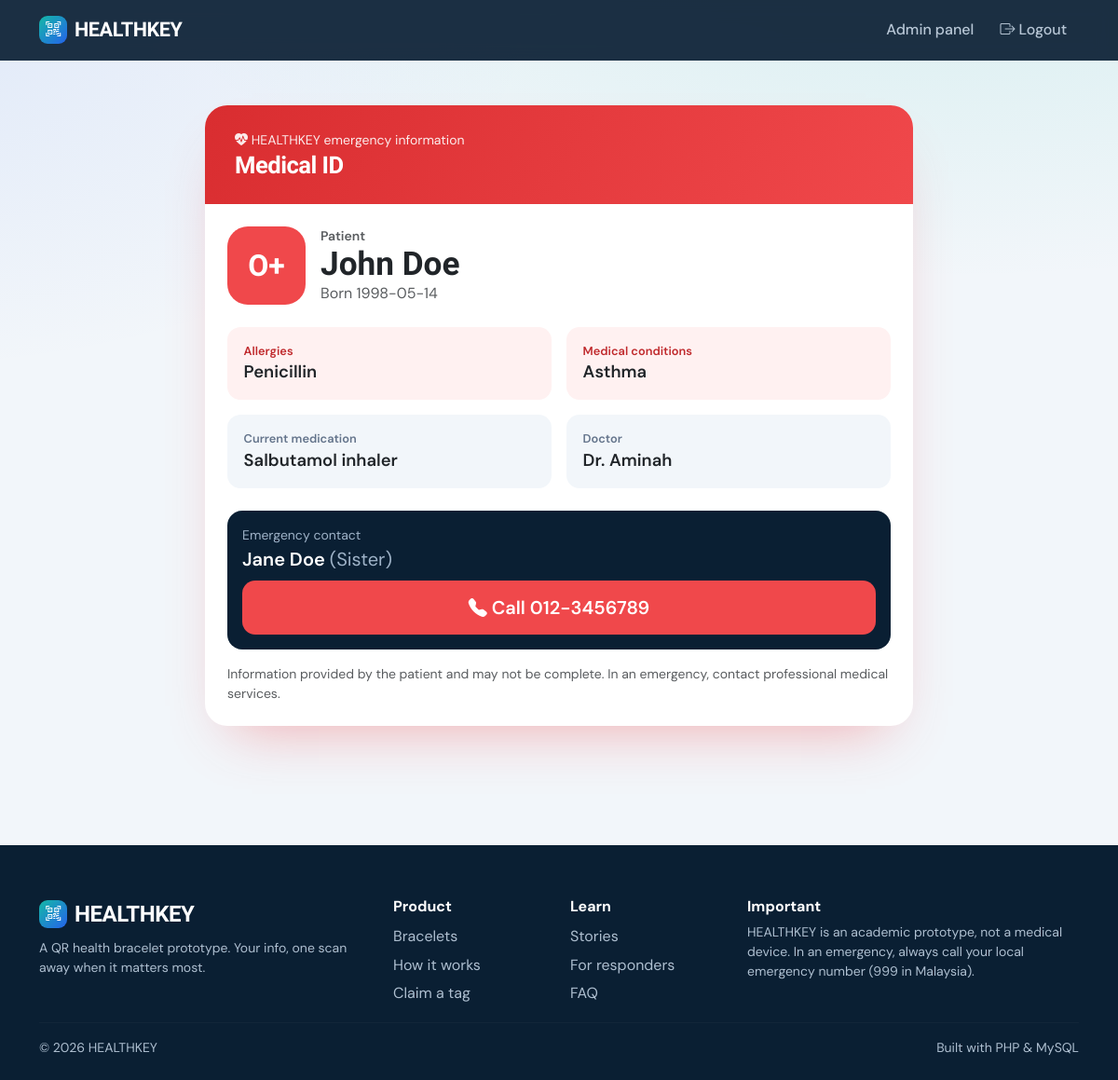
The app's page /scan.php?token=0123456789abcdef0123456789abcdef0123456789abcdef0123456789abcdef (signed in) with its own data.
### tables this page shows
CREATE TABLE patient_profiles(id INT AUTO_INCREMENT PRIMARY KEY,user_id INT NOT NULL UNIQUE,date_of_birth DATE,blood_type VARCHAR(5),allergies TEXT,medical_conditions TEXT,medications TEXT,emergency_contact_name VARCHAR(100),emergency_contact_phone VARCHAR(30),emergency_contact_relationship VARCHAR(50),doctor_name VARCHAR(100),additional_notes TEXT,share_notes TINYINT DEFAULT 0,created_at TIMESTAMP DEFAULT CURRENT_TIMESTAMP,updated_at TIMESTAMP DEFAULT CURRENT_TIMESTAMP ON UPDATE CURRENT_TIMESTAMP,FOREIGN KEY(user_id) REFERENCES users(id) ON DELETE CASCADE);

CREATE TABLE users(id INT AUTO_INCREMENT PRIMARY KEY,name VARCHAR(100) NOT NULL,email VARCHAR(150) NOT NULL UNIQUE,password VARCHAR(255) NOT NULL,phone VARCHAR(30),role ENUM('user','admin','superadmin') NOT NULL DEFAULT 'user',is_active TINYINT DEFAULT 1,created_at TIMESTAMP DEFAULT CURRENT_TIMESTAMP,updated_at TIMESTAMP DEFAULT CURRENT_TIMESTAMP ON UPDATE CURRENT_TIMESTAMP);

### includes/database.php (called while the page is built)
<?php
function db(){static $p;if(!$p){$p=new PDO('mysql:host='.DB_HOST.';dbname='.DB_NAME.';charset=utf8mb4',DB_USER,DB_PASS,[PDO::ATTR_ERRMODE=>PDO::ERRMODE_EXCEPTION,PDO::ATTR_DEFAULT_FETCH_MODE=>PDO::FETCH_ASSOC]);}return $p;}
function q($sql,$a=[]){$s=db()->prepare($sql);$s->execute($a);return $s;}

### includes/functions.php (called while the page is built, shortened)
<?php
function e($v){return htmlspecialchars((string)$v,ENT_QUOTES,'UTF-8');}

### scan.php (the view)
<?php require 'includes/bootstrap.php';
$t=strtolower($_GET['token']??'');$err=null;$r=null;
if(!preg_match('/^[a-f0-9]{64}$/',$t))$err='This HEALTHKEY QR code is invalid.';
else{$r=q('SELECT * FROM qr_codes WHERE unique_token=?',[$t])->fetch();
 if(!$r||!$r['user_id'])$err='This HEALTHKEY QR code is invalid.';
 elseif($r['status']!=='active')$err='This HEALTHKEY QR code is currently inactive.';}
$p=null;
if(!$err){$p=q('SELECT u.name,p.* FROM patient_profiles p JOIN users u ON u.id=p.user_id WHERE p.user_id=? AND u.is_active=1',[$r['user_id']])->fetch();
 if(!$p)$err='This HEALTHKEY QR code is currently inactive.';
 else q('INSERT INTO emergency_access_logs(qr_id,ip_address,user_agent) VALUES(?,?,?)',[$r['id'],$_SERVER['REMOTE_ADDR']??'',substr($_SERVER['HTTP_USER_AGENT']??'',0,255)]);}
$title='Emergency Info'; require 'includes/header.php';
if($err):?><div class="alert alert-danger text-center fs-5 mx-auto" style="max-width:560px"><?=e($err)?></div>
<?php else:function fact($l,$v,$w=false){echo "<div class='col-md-6'><div class='fact".($w?' warn':'')."'><div class='k'>$l</div><div class='v'>".e($v?:'None listed')."</div></div></div>";}?>
<div class="card sos" style="max-width:760px;margin:auto"><div class="sos-head"><small><i class="bi bi-heart-pulse-fill"></i> HEALTHKEY emergency information</small><h2>Medical ID</h2></div>
<div class="p-4"><div class="d-flex align-items-center gap-3 mb-4"><span class="blood"><?=e($p['blood_type'])?></span><div><div class="text-muted small fw-semibold">Patient</div><div class="sos-name"><?=e($p['name'])?></div><?php if($p['date_of_birth']):?><div class="text-muted">Born <?=e($p['date_of_birth'])?></div><?php endif;?></div></div>
<div class="row g-3"><?php fact('Allergies',$p['allergies'],true);fact('Medical conditions',$p['medical_conditions'],true);fact('Current medication',$p['medications']);fact('Doctor',$p['doctor_name']);if($p['share_notes'])fact('Notes',$p['additional_notes']);?></div>
<div class="mt-4 p-3 rounded-4" style="background:var(--ink);color:#fff"><div class="small" style="color:#9fb3c8">Emergency contact</div><div class="fs-5 fw-semibold mb-2"><?=e($p['emergency_contact_name'])?> <span class="fw-normal" style="color:#9fb3c8">(<?=e($p['emergency_contact_relationship'])?>)</span></div>
<a class="btn btn-lg w-100" style="background:var(--alert);color:#fff" href="tel:<?=e(preg_replace('/[^0-9+]/','',$p['emergency_contact_phone']))?>"><i class="bi bi-telephone-fill"></i> Call <?=e($p['emergency_contact_phone'])?></a></div>
<p class="small text-muted mt-3 mb-0">Information provided by the patient and may not be complete. In an emergency, contact professional medical services.</p></div></div>
<?php endif;
require 'includes/footer.php';

### assets/css/style.css (style rules this page uses)
:root { --ink:#0A1F33;--ink2:#12324F;--teal:#14B8A6;--teal-d:#0D9488;--blue:#2563EB;--alert:#F0484B;--paper:#F2F6FA;--line:#E3EAF1;--mute:#64748B;--r:16px }
* { -webkit-font-smoothing:antialiased }
body { font-family:'DM Sans',system-ui,sans-serif;background:var(--paper);color:var(--ink);background-image:radial-gradient(900px 400px at 85% -100px,rgba(20,184,166,.13),transparent),radial-gradient(700px 400px at -10% 0,rgba(37,99,235,.09),transparent);background-repeat:no-repeat }
h1,h2,h3,h4,h5,.navbar-brand,.stat { font-family:'Bricolage Grotesque','DM Sans',sans-serif;letter-spacing:-.02em }
a { color:var(--blue) }
.card { background:#fff;border:1px solid var(--line);border-radius:var(--r);box-shadow:0 1px 2px rgba(10,31,51,.04),0 12px 32px -18px rgba(10,31,51,.18) }
.btn { border-radius:12px;font-weight:600;padding:.6rem 1.15rem;transition:transform .15s,box-shadow .15s,background .15s }
.btn-lg { padding:.8rem 1.6rem;border-radius:14px }
.sos { border-radius:24px;overflow:hidden;border:0;box-shadow:0 30px 60px -30px rgba(240,72,75,.45) }
.sos-head { background:linear-gradient(120deg,#d92d30,var(--alert));color:#fff;padding:1.6rem 2rem }
.sos-head h2 { font-weight:800;margin:0;font-size:1.6rem }
.sos-head small { opacity:.9 }
.sos-name { font-family:'Bricolage Grotesque';font-size:2.2rem;font-weight:800;line-height:1.1 }
.blood { display:inline-grid;place-items:center;min-width:84px;height:84px;border-radius:22px;background:var(--alert);color:#fff;font-family:'Bricolage Grotesque';font-size:2rem;font-weight:800 }
.fact { background:var(--paper);border-radius:14px;padding:1rem 1.1rem;height:100% }
.fact .k { font-size:.8rem;color:var(--mute);font-weight:600 }
.fact .v { font-size:1.15rem;font-weight:600 }
.fact.warn { background:#fff1f1 }
.fact.warn .k { color:#c02a2d }

### records on screen
patient_profiles: blood_type "O+", user.name "John Doe", date_of_birth "1998-05-14", allergies "Penicillin Asthma Salbutamol inhaler Dr. Aminah", emergency_contact_name "Jane Doe", emergency_contact_relationship "Sister", emergency_contact_phone "012-3456789"

### other values on screen
$l "Allergies Medical conditions Current medication Doctor"
